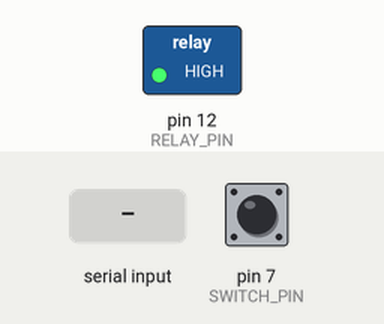
Simulated run of this sketch. Board: Arduino Mega 2560, built with avr-gcc and run on an emulated ATmega2560. Parts: switched loads named in the sketch (green lamp = pin HIGH). The test bench sets the inputs (shaded band); at power-on: pin 7 (SWITCH_PIN) HIGH. Sleep ends after the set time or at an interrupt.

Above: at 1.2 s.
1.3 s: "1" received over the second serial link
At 3.0 s:
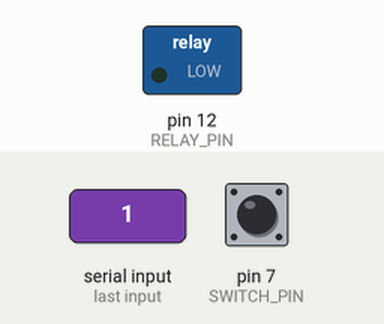
3.3 s: "0" received over the second serial link
At 4.5 s:
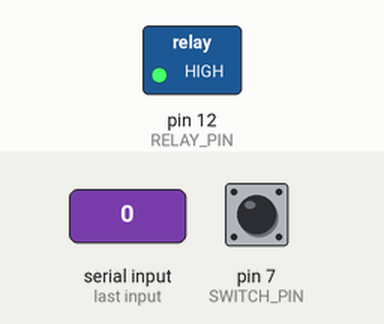
5.3 s: "2" received over the second serial link
At 6.1 s:
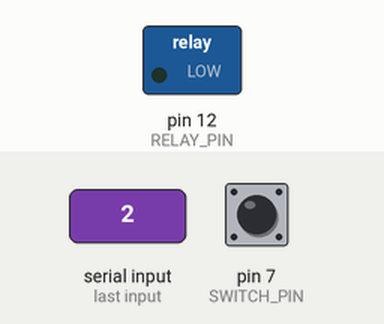
Timing chart, 0 to 8.3 s (numbered marks = the images above; inputs shaded):
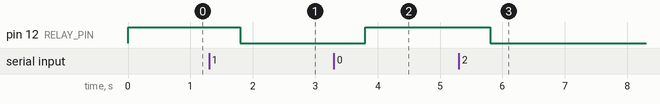

The sketch:

RemoteLightSwitch.ino
```cpp
#include <avr/sleep.h>

#define LED_PIN 13
#define RELAY_PIN 12
#define SWITCH_PIN 7
#define XBEE_BAUD_RATE 9600

bool lampState = false;
volatile bool switchState = false;
volatile bool switch_interrupt_happened = false;


void setup(){
  pinMode(RELAY_PIN, OUTPUT);

  digitalWrite(RELAY_PIN, HIGH);//switch lamp off
  lampState = false;

  pinMode(SWITCH_PIN, INPUT_PULLUP);

  Serial1.begin(XBEE_BAUD_RATE);
  while(Serial1.available()){//empty the buffer
      Serial1.read();
  }

  if(digitalRead(SWITCH_PIN) == false){
    attachInterrupt(digitalPinToInterrupt(SWITCH_PIN), switch_interrupt_rising, RISING);
  } else {
    attachInterrupt(digitalPinToInterrupt(SWITCH_PIN), switch_interrupt_falling, FALLING);
  }

  set_sleep_mode(SLEEP_MODE_IDLE);
  sleep_enable();
}

void loop(){
  static unsigned long last_interrupt_time_ms = 0;
  static unsigned long interrupt_time_ms = 0;

  //digitalWrite(LED_PIN, HIGH);//debug

  //do{
  //interrupts();
  sleep_mode(); //go to sleep
  //the processore wakes up every millisecond as the timer for millis() is still running
  sleep_disable();

  if(switch_interrupt_happened == true ){

    // it has been found that short peaks may occure which trigger the interrupts
    // to prevent these peaks to switch the lamp a delay is set
    delay(10);

    if ( switchState == digitalRead(SWITCH_PIN) ){ //if after delay the port has the same state it is ok to switch the lamp
      toggleLampState();
      //last_interrupt_time_ms = interrupt_time_ms;

      if(switchState == false){
        attachInterrupt(digitalPinToInterrupt(SWITCH_PIN), switch_interrupt_rising, RISING);
      } else {
        attachInterrupt(digitalPinToInterrupt(SWITCH_PIN), switch_interrupt_falling, FALLING);
      }
    }
    delay(200); //next switch is not possible before this delay
    switch_interrupt_happened = false;
  }
  else if(Serial1.available()>0){
    delay(500); //make sure all data is received
    while(Serial1.available()){
      Serial1.read();
    }
    toggleLampState();
  }

}

void switch_interrupt_rising(){
  detachInterrupt(switch_interrupt_rising);
  switchState = true;
  switch_interrupt_happened = true;
}

void switch_interrupt_falling(){
  detachInterrupt(switch_interrupt_falling);
  switchState = false;
  switch_interrupt_happened = true;
}


void toggleLampState(){
  lampState = !lampState;

  if(lampState == true){
    //turn on
    digitalWrite(RELAY_PIN, LOW);
  }
  else{
    //turn off
    digitalWrite(RELAY_PIN, HIGH);
  }
}
```

Measured:
- after the input at 1.3 s, pin 12 (RELAY_PIN): HIGH → LOW after 0.50 s
- after the input at 3.3 s, pin 12 (RELAY_PIN): LOW → HIGH after 0.50 s
- after the input at 5.3 s, pin 12 (RELAY_PIN): HIGH → LOW after 0.50 s
